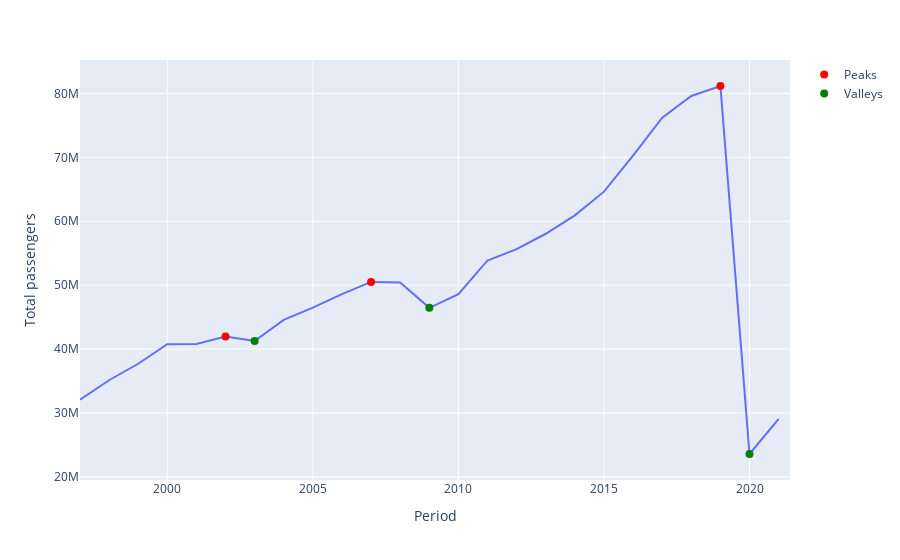

Notebook code cell kept with this figure:
### Markdown cell above
In this part, the imported flight data will be analysed to identify the trends in the data. The the scipy feature to find peaks will be used to find peaks and valleys in the data over time.

### Code cell
#creating a line chart
fig = px.line(flight_data_year[flight_data_year['Airports'] == 'Total Dutch airports'], x='Periods', y='Commercial air traffic/Passengers/Total passengers/Total passengers (number)')
fig.update_layout(height=500, xaxis_title='Period', yaxis_title='Total passengers')

# Finding peaks and valleys 
data = flight_data_year[flight_data_year['Airports'] == 'Total Dutch airports']['Commercial air traffic/Passengers/Total passengers/Total passengers (number)']
peaks = find_peaks(data, height=0)[0]
valleys = find_peaks(-data)[0]  

# Get corresponding x-values (periods) for peaks and valleys
periods = flight_data_year[flight_data_year['Airports'] == 'Total Dutch airports']['Periods']

# Add markers for peaks and valleys with correct x-values and labels
peak_labels = [f'Peak: {data.iloc[peak]} passengers, {periods.iloc[peak]}' for peak in peaks]
valley_labels = [f'Valley: {data.iloc[valley]} passengers, {periods.iloc[valley]}' for valley in valleys]

# Add markers for peaks and valleys with correct x-values
fig.add_trace(go.Scatter(x=periods.iloc[peaks], y=data.iloc[peaks],
                    mode='markers',
                    marker=dict(color='red', size=8),
                    name='Peaks'))
fig.add_trace(go.Scatter(x=periods.iloc[valleys], y=data.iloc[valleys],
                    mode='markers',
                    marker=dict(color='green', size=8),
                    name='Valleys'))

fig.show()

### Figure 1 — Plotly figure (JSON) as saved in the notebook; plotly's stock layout.template omitted (floating-point values rounded to 4 significant figures)
{"data": [{"hovertemplate": "Periods=%{x}<br>Commercial air traffic/Passengers/Total passengers/Total passengers (number)=%{y}<extra></extra>", "legendgroup": "", "line": {"color": "#636efa", "dash": "solid"}, "marker": {"symbol": "circle"}, "mode": "lines", "name": "", "orientation": "v", "showlegend": false, "type": "scatter", "x": ["1997-01-01T00:00:00", "1998-01-01T00:00:00", "1999-01-01T00:00:00", "2000-01-01T00:00:00", "2001-01-01T00:00:00", "2002-01-01T00:00:00", "2003-01-01T00:00:00", "2004-01-01T00:00:00", "2005-01-01T00:00:00", "2006-01-01T00:00:00", "2007-01-01T00:00:00", "2008-01-01T00:00:00", "2009-01-01T00:00:00", "2010-01-01T00:00:00", "2011-01-01T00:00:00", "2012-01-01T00:00:00", "2013-01-01T00:00:00", "2014-01-01T00:00:00", "2015-01-01T00:00:00", "2016-01-01T00:00:00", "2017-01-01T00:00:00", "2018-01-01T00:00:00", "2019-01-01T00:00:00", "2020-01-01T00:00:00", "2021-01-01T00:00:00", null], "xaxis": "x", "y": [32074513, 35129029, 37704030, 40768990, 40789564, 41982755, 41264122, 44575911, 46488308, 48596556, 50517673, 50425690, 46455743, 48591528, 53868142, 55653320, 58047513, 60932617, 64634615, 70279566, 76203629, 79606318, 81167301, 23585744, 29069535, 61268058], "yaxis": "y"}, {"marker": {"color": "red", "size": 8}, "mode": "markers", "name": "Peaks", "type": "scatter", "x": ["2002-01-01T00:00:00", "2007-01-01T00:00:00", "2019-01-01T00:00:00"], "y": [41982755, 50517673, 81167301]}, {"marker": {"color": "green", "size": 8}, "mode": "markers", "name": "Valleys", "type": "scatter", "x": ["2003-01-01T00:00:00", "2009-01-01T00:00:00", "2020-01-01T00:00:00"], "y": [41264122, 46455743, 23585744]}], "layout": {"autosize": true, "legend": {"tracegroupgap": 0}, "margin": {"t": 60}, "xaxis": {"anchor": "y", "autorange": true, "domain": [0, 1], "range": ["1997-01-01", "2021-05-08 19:53:11.4595"], "title": {"text": "Period"}, "type": "date"}, "yaxis": {"anchor": "x", "autorange": true, "domain": [0, 1], "range": [19370000.0, 85390000.0], "title": {"text": "Total passengers"}, "type": "linear"}}}
